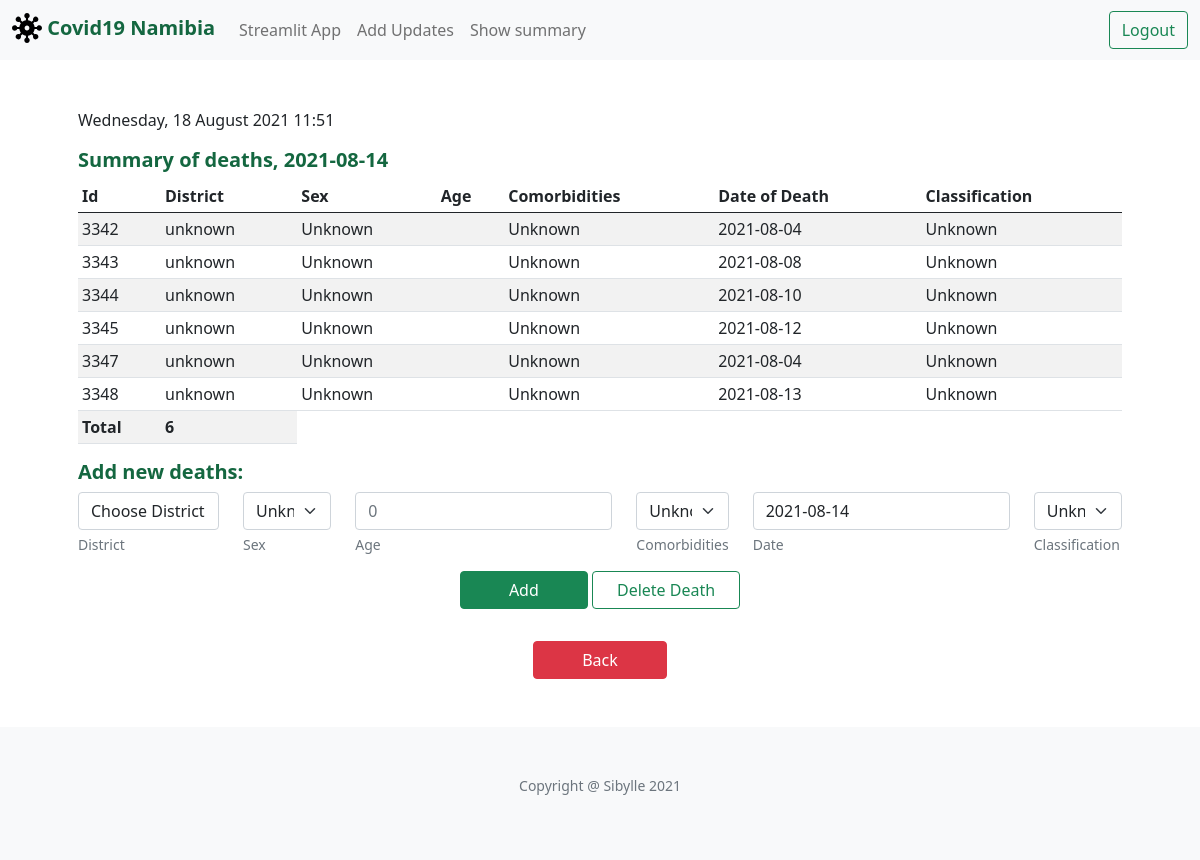
The app's page /add_deaths (signed in), older data.
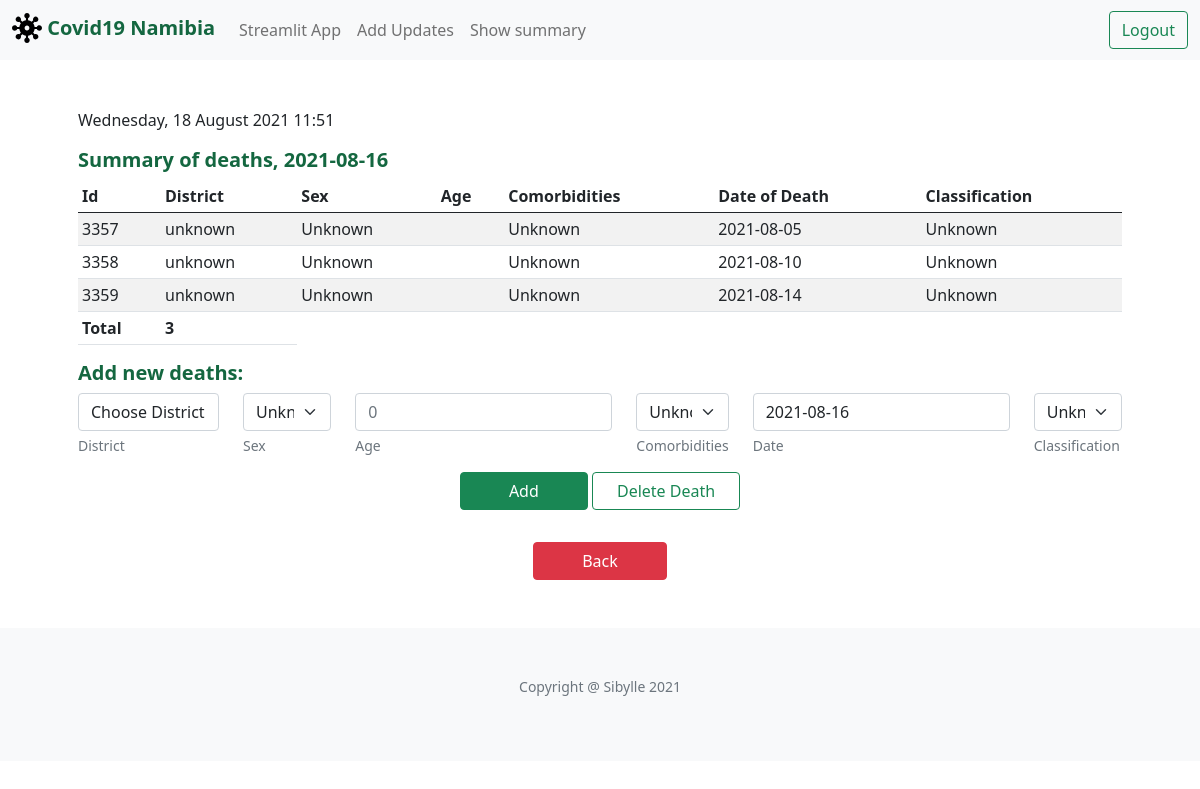
The same page, newer data.
### tables this page shows
CREATE TABLE "deaths"(id INTEGER PRIMARY KEY, publish_date TEXT NOT NULL, district TEXT NOT NULL, sex TEXT NOT NULL, age INTEGER, comorbidities TEXT NOT NULL, death_date TEXT NOT NULL, classification TEXT NOT NULL, update_date TEXT NOT NULL);

### application.py (the view)
@app.route("/add_deaths", methods=["GET", "POST"])
@login_required
def add_deaths():
    now=datetime.now(timezone("Africa/Johannesburg"))
    date_now=now.date()
    row = db.execute("SELECT * FROM active_date")
    new_date_str=row[0]['active_date']
    new_date = datetime.strptime(new_date_str, '%Y-%m-%d').date()
    district_list=[]
    temp = db.execute("SELECT DISTINCT district FROM districts")
    for d in temp:
        district_list.append(d['district'])
    district_list.append('unknown')
    if request.method == "POST":
        if request.form.get('delete_death') == 'Delete Death':
            rows = db.execute("SELECT * FROM deaths WHERE publish_date LIKE ? ORDER BY id",new_date)
            return render_template("delete_death.html",new_date=new_date,district_list=district_list,new_deaths=rows)
        if request.form.get('add') == 'Add':
            if not request.form.get("district"):
                return apology("must provide district", 400)
            if not request.form.get("death_date"):
                return apology("must provide date of death", 400)
            district = request.form.get("district")
            sex=request.form.get("sex")
            age=request.form.get("age")
            comorbidities=request.form.get("comorbidities")
            death_date=datetime.strptime(request.form.get("death_date"), '%Y-%m-%d').date()
            if death_date > new_date:
                return apology("wrong date", 400)
            classification=request.form.get("classification")
            db.execute("INSERT INTO deaths(publish_date,district,sex,age,comorbidities,death_date,classification,update_date) VALUES (?,?,?,?,?,?,?,?)", new_date,district,sex,age,comorbidities,death_date,classification,date_now)
            rows = db.execute("SELECT * FROM deaths WHERE publish_date LIKE ? ORDER BY id", new_date)
            return render_template("add_deaths.html",new_date=new_date,district_list=district_list,new_deaths=rows,now=now)
    else:
        rows = db.execute("SELECT * FROM deaths WHERE publish_date LIKE ? ORDER BY id", new_date)
        return render_template("add_deaths.html",new_date=new_date,district_list=district_list,new_deaths=rows,now=now)

### application.py (called while the page is built)
def login_required(f):
    @wraps(f)
    def decorated_function(*args, **kwargs):
        if session.get("user_id") is None:
            return redirect("/login")
        return f(*args, **kwargs)
    return decorated_function

@app.after_request
def after_request(response):
    response.headers["Cache-Control"] = "no-cache, no-store, must-revalidate"
    response.headers["Expires"] = 0
    response.headers["Pragma"] = "no-cache"
    return response

### templates/add_deaths.html (shortened to what this page needs)
{% extends "layout.html" %}
{% block main %}
  <p>{{ now.strftime("%A, %d %B %Y %H:%M") }}</p>
  <h5>Summary of deaths, {{ new_date }}</h5>
  <table class="table table-sm table-striped">
    <thead>
        <tr>
            <th scope="col">Id</th>
            <th scope="col">District</th>
            <th scope="col">Sex</th>
            <th scope="col">Age</th>
            <th scope="col">Comorbidities</th>
            <th scope="col">Date of Death</th>
            <th scope="col">Classification</th>
        </tr>
    </thead>
    <tbody>
        {% if new_deaths %}
        {% for row in new_deaths %}
        <tr>
            <td class="text-left">{{ row.id }}</td>
            <td class="text-left">{{ row.district }}</td>
            <td class="text-left">{{ row.sex }}</td>
            <td class="text-left">{{ row.age }}</td>
            <td class="text-left">{{ row.comorbidities }}</td>
            <td class="text-left">{{ row.death_date }}</td>
            <td class="text-left">{{ row.classification }}</td>
        </tr>
        {% endfor %}
        <tr>
            <td class="text-left" colspan="1"><strong>Total</strong></td>
            <td class="text-left"> <strong>{{ new_deaths|length }}</strong>
        </tr>
        {% endif %}
    </tbody>
  </table>
  <form action="/add_deaths" method="post">
        <h5> Add new deaths:</h5>
        <div class="row">
            <div class="col col-xs-6 col-md-4 col-xl mb-2">
              <select class="form-control" name="district">
                <option disabled selected value="">Choose District</option>
              </select>
              <div class="form-text">District</div>
            </div>
            <div class="col col-6 col-md-4 col-xl mb-2">
              <select class="form-select" name="sex">
                <option selected>Unknown</option>
              </select>
              <div class="form-text">Sex</div>
            </div>
            <div class="form-group col col-6 col-md-4 col-xl mb-2">
                <input autocomplete="off" autofocus class="form-control" name="age" placeholder="0" type="number">
                <div class="form-text">Age</div>
            </div>
            <div class="col col-6 col-md-4 col-xl mb-2">
              <select class="form-select" name="comorbidities">
                <option selected>Unknown</option>
              </select>
              <div class="form-text">Comorbidities</div>
            </div>
            <div class="form-group col col-6 col-md-4 col-xl mb-2">
                <input autocomplete="off" autofocus class="form-control" name="death_date" placeholder="{{ new_date.strftime('%Y-%m-%d') }}" value="{{ new_date.strftime('%Y-%m-%d') }}" type="text">
                <div class="form-text">Date</div>
            </div>
            <div class="col col-6 col-md-4 col-xl mb-2">
              <select class="form-select" name="classification">
                <option selected>Unknown</option>
              </select>
              <div class="form-text">Classification</div>
            </div>
            <div class="col col-6 col-md-4 col-xl text-center">
                <input class="btn btn-success px-5" type="submit"name="add" value="Add" role="button"></input>
                <input class="btn btn-outline-success px-4 my-2" type="submit" name="delete_death" value="Delete Death" role="button"></input>
            </div>
        </div>
  </form>
  <div class="text-center mt-4">
    <a class="btn btn btn-danger px-5" href="./" role="button">Back</a>
  </div>
{% endblock %}

Row changes from the older to the newer data that the page shows:
no longer on this page (row unchanged): deaths: id "3342", district "unknown", sex "Unknown", comorbidities "Unknown", death_date "2021-08-04", classification "Unknown"
no longer on this page (row unchanged): deaths: id "3343", district "unknown", sex "Unknown", comorbidities "Unknown", death_date "2021-08-08", classification "Unknown"
no longer on this page (row unchanged): deaths: id "3344", district "unknown", sex "Unknown", comorbidities "Unknown", death_date "2021-08-10", classification "Unknown"
no longer on this page (row unchanged): deaths: id "3345", district "unknown", sex "Unknown", comorbidities "Unknown", death_date "2021-08-12", classification "Unknown"
no longer on this page (row unchanged): deaths: id "3347", district "unknown", sex "Unknown", comorbidities "Unknown", death_date "2021-08-04", classification "Unknown"
no longer on this page (row unchanged): deaths: id "3348", district "unknown", sex "Unknown", comorbidities "Unknown", death_date "2021-08-13", classification "Unknown"
added deaths: id "3357", district "unknown", sex "Unknown", comorbidities "Unknown", death_date "2021-08-05", classification "Unknown"
added deaths: id "3358", district "unknown", sex "Unknown", comorbidities "Unknown", death_date "2021-08-10", classification "Unknown"
added deaths: id "3359", district "unknown", sex "Unknown", comorbidities "Unknown", death_date "2021-08-14", classification "Unknown"
Text that changed along with them:
{{ new_date }}: "2021-08-14" → "2021-08-16"
{{ new_deaths|length }}: "6" → "3"
form field death_date: "2021-08-14" → "2021-08-16"
